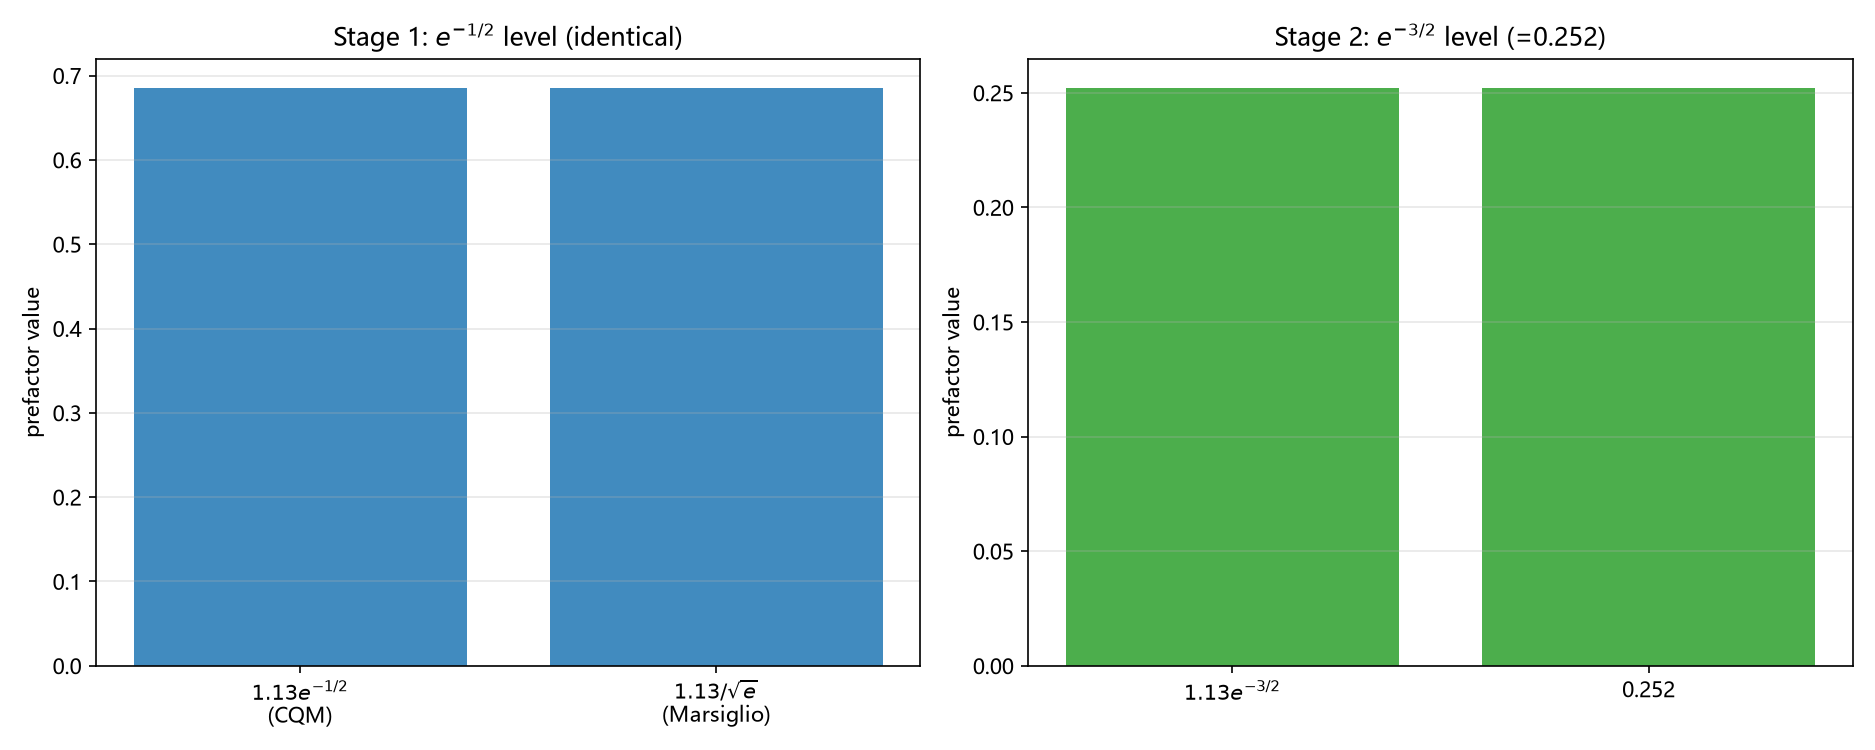

The script that saved this image:
# -*- coding: utf-8 -*-
"""
FE04 CANDIDATE: confirm CQM prefactor = literature e^{-3/2} (Chubukov PRB2020, Marsiglio Eq37).
Checks (no fitting):
  1.13*e^{-1/6}*e^{-1/3} = 1.13*e^{-1/2} = 1.13/sqrt(e)  (log-moment conversion)
  1.13*e^{-3/2} = 0.252  (Chubukov Eq III.29)
  CQM展开 chain: 1.13 e^{-1/6}(e^{-1/3}theta) e^{-(1+lam)/lam}
                = 1.13 e^{-3/2} theta e^{-1/lam}
External: Chubukov arXiv:1910.04579; Marsiglio arXiv:1807.04907.
"""

import csv
import math
import os

import numpy as np
import matplotlib
matplotlib.use("Agg")
import matplotlib.pyplot as plt

plt.rcParams["font.sans-serif"] = ["Microsoft YaHei", "SimHei", "DejaVu Sans"]
plt.rcParams["axes.unicode_minus"] = False

HERE = os.path.dirname(os.path.abspath(__file__))
OUT_PNG = os.path.join(HERE, "FE04_前因子核对.png")
OUT_CSV = os.path.join(HERE, "FE04_前因子核对.csv")


def main():
    rows = []
    # Step 1: log-moment conversion
    e16, e13, e12 = math.exp(-1/6), math.exp(-1/3), math.exp(-1/2)
    lhs, rhs = e16 * e13, e12
    print("1) log-moment conversion: e^{-1/6}*e^{-1/3} = e^{-1/2}")
    print(f"   lhs={lhs:.10f}  rhs={rhs:.10f}  diff={abs(lhs-rhs):.2e}")
    rows.append(("conv", e16, e13, lhs, rhs))

    # Step 2: prefactor = 1.13/sqrt(e)
    p_log = 1.13 * e12
    p_marsiglio = 1.13 / math.sqrt(math.e)
    print("\n2) prefactor: 1.13*e^{-1/2} = 1.13/sqrt(e)")
    print(f"   CQM={p_log:.10f}  Marsiglio={p_marsiglio:.10f}  diff={abs(p_log-p_marsiglio):.2e}")

    # Step 3: total e^{-3/2} and 0.252
    p_total = 1.13 * math.exp(-3/2)
    print("\n3) total: 1.13*e^{-3/2} = 0.252 (Chubukov III.29)")
    print(f"   1.13*e^{{-3/2}}={p_total:.10f}  literature 0.252  diff={abs(p_total-0.252):.4f}")
    rows.append(("total", e12, math.exp(-1), p_total, 0.252))

    # Step 4: full chain identity over lambda
    print("\n4) full chain: CQM展开 = literature (theta=200K)")
    theta = 200.0
    lams = np.linspace(0.1, 0.8, 200)
    maxdiff = 0.0
    for lam in lams:
        cqm = 1.13 * e16 * (e13 * theta) * math.exp(-(1+lam)/lam)
        lit = 1.13 * math.exp(-3/2) * theta * math.exp(-1/lam)
        maxdiff = max(maxdiff, abs(cqm - lit))
        rows.append(("chain", lam, cqm, lit, abs(cqm-lit)))
    print(f"   max|CQM-literature| over lambda in [0.1,0.8] = {maxdiff:.2e} K")

    with open(OUT_CSV, "w", newline="", encoding="utf-8-sig") as fh:
        wr = csv.writer(fh)
        wr.writerow(["kind", "x", "y", "y2", "extra"])
        wr.writerows(rows)

    fig, ax = plt.subplots(1, 2, figsize=(12.5, 5.0))

    # left: prefactor comparison bars
    labels = ["$1.13e^{-1/2}$\n(CQM)", "$1.13/\\sqrt{e}$\n(Marsiglio)", "$1.13e^{-3/2}$\n(Chubukov)", "0.252"]
    vals = [p_log, p_marsiglio, p_total, 0.252]
    # normalize first two (they are the e^{-1/2} level) and last two (e^{-3/2} level)
    ax[0].bar(labels[:2], vals[:2], color="tab:blue", alpha=0.85)
    ax[0].set_ylabel("prefactor value")
    ax[0].set_title(r"Stage 1: $e^{-1/2}$ level (identical)")
    ax[0].grid(alpha=0.3, axis="y")

    ax2 = ax[1]
    ax2.bar(["$1.13e^{-3/2}$", "0.252"], [p_total, 0.252], color="tab:green", alpha=0.85)
    ax2.set_ylabel("prefactor value")
    ax2.set_title(r"Stage 2: $e^{-3/2}$ level (=0.252)")
    ax2.grid(alpha=0.3, axis="y")

    fig.tight_layout()
    fig.savefig(OUT_PNG, dpi=150)
    plt.close(fig)
    print("\nsaved:", OUT_PNG)
    print("saved:", OUT_CSV)
    print("NOTE: confirms CQM构造式 matches independent first-principles literature")
    print("      (Chubukov PRB2020 EqIII.29 + Marsiglio Eq37); NOT a CQM first-principles proof.")


if __name__ == "__main__":
    main()
